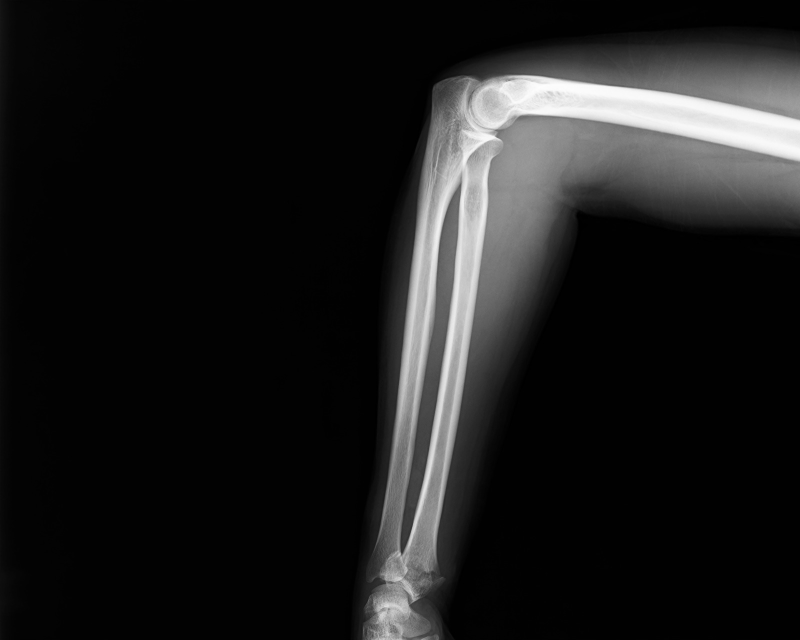
#> input picture ID002-xray.png, 1600 x 1280 px, found by its file name (shown at 1/2 size)
$ python analyze_image.py
#> lines starting #> are read from the running program, lines starting #| are printed output that depends on the picture; after the words box and inside, x2 and y2 are one past the last pixel; in counts of white or black regions, pixels touching at a corner belong together
"""
Image-processing pipeline for second-opinion visualization support.
Generates enhanced intermediate views of a radiograph to aid visual inspection.
Does not alter or destroy original pixel data - all outputs are derived copies.
"""
import os
import cv2
import numpy as np

BASE_DIR = os.path.dirname(os.path.abspath(__file__))
INPUT_PATH = os.path.join(os.path.dirname(BASE_DIR), "ID002-xray.png")

def save(name, img):
    cv2.imwrite(os.path.join(BASE_DIR, name), img)
    print(f"saved {name}  shape={img.shape}")

def main():
    original_bgr = cv2.imread(INPUT_PATH, cv2.IMREAD_COLOR)
#> original_bgr is the input picture: shape (1280, 1600, 3); min 0, max 254, mean 28.3
    if original_bgr is None:
        raise FileNotFoundError(f"Could not load image at {INPUT_PATH}")

    # 01 - original (copy, untouched)
    save("01_original.png", original_bgr)
#| saved 01_original.png  shape=(1280, 1600, 3)

    # 02 - grayscale
    gray = cv2.cvtColor(original_bgr, cv2.COLOR_BGR2GRAY)
    save("02_grayscale.png", gray)
#| saved 02_grayscale.png  shape=(1280, 1600)

    # 03 - contrast enhanced (CLAHE - adaptive histogram equalization)
    clahe = cv2.createCLAHE(clipLimit=2.5, tileGridSize=(8, 8))
    contrast_enhanced = clahe.apply(gray)
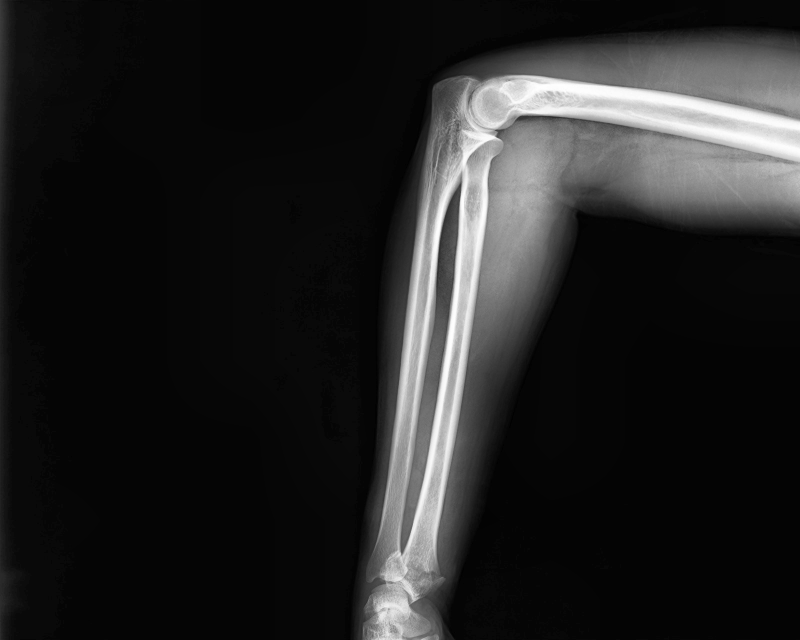
#> contrast_enhanced: shape (1280, 1600) (shown at 1/2 size); min 0, max 255, mean 35.2
    save("03_contrast_enhanced.png", contrast_enhanced)
#| saved 03_contrast_enhanced.png  shape=(1280, 1600)

    # 04 - sharpened (unsharp mask on the contrast-enhanced image)
    blurred = cv2.GaussianBlur(contrast_enhanced, (0, 0), sigmaX=3)
    sharpened = cv2.addWeighted(contrast_enhanced, 1.6, blurred, -0.6, 0)
    save("04_sharpened.png", sharpened)
#| saved 04_sharpened.png  shape=(1280, 1600)

    # 05 - edge enhanced (Canny edges overlaid on grayscale for cortical margins)
    edges = cv2.Canny(cv2.GaussianBlur(gray, (3, 3), 0), 40, 120)
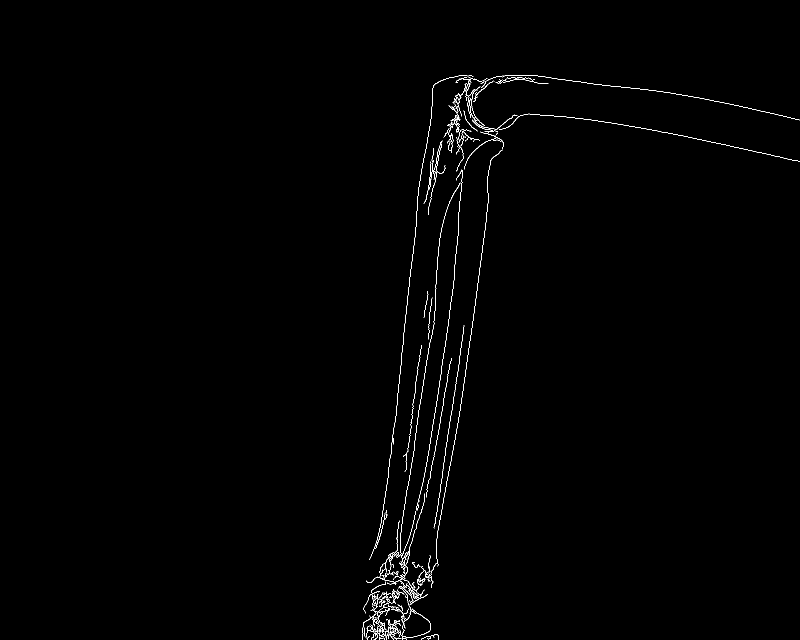
#> edges: shape (1280, 1600) (shown at 1/2 size); 0.59% white in thin lines or dots, all inside (x1, y1, x2, y2) = (724, 150, 1600, 1280)
    edge_overlay = cv2.cvtColor(gray, cv2.COLOR_GRAY2BGR)
    edge_overlay[edges > 0] = (0, 0, 255)
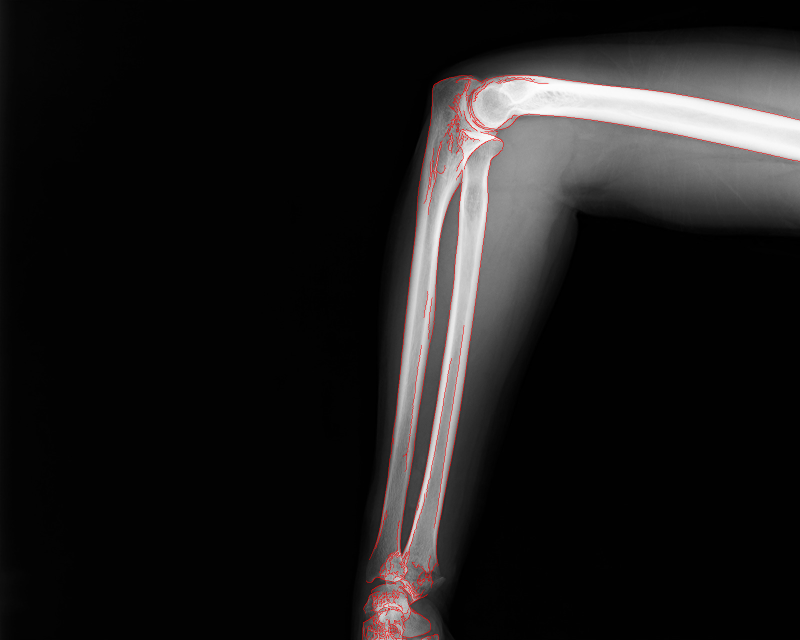
#> edge_overlay: shape (1280, 1600, 3) (shown at 1/2 size); 0.59% of pixels changed, all inside (x1, y1, x2, y2) = (724, 150, 1600, 1280)
    save("05_edge_enhanced.png", edge_overlay)
#| saved 05_edge_enhanced.png  shape=(1280, 1600, 3)

    h, w = gray.shape
#> h = 1280; w = 1600

    # 06 - zoom region 1: knee joint (proximal tibia/fibula + distal femur articulation)
    # Bright joint cluster is in the upper-left/central portion of the image.
    y0, y1 = int(h * 0.05), int(h * 0.35)
#> y0 = 64; y1 = 448
    x0, x1 = int(w * 0.45), int(w * 0.80)
#> x0 = 720; x1 = 1280
    knee_crop = contrast_enhanced[y0:y1, x0:x1]
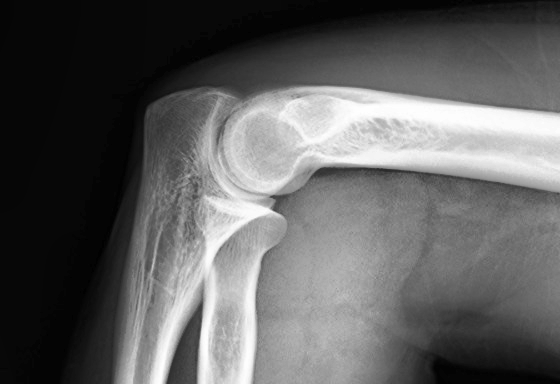
#> knee_crop: shape (384, 560); min 1, max 255, mean 95.3
    knee_crop_resized = cv2.resize(knee_crop, None, fx=2.0, fy=2.0, interpolation=cv2.INTER_CUBIC)
    save("06_zoom_region_1.png", knee_crop_resized)
#| saved 06_zoom_region_1.png  shape=(768, 1120)

    # 07 - zoom region 2: mid-to-distal tibia/fibula shaft
    y0, y1 = int(h * 0.35), int(h * 0.75)
#> y0 = 448; y1 = 960
    x0, x1 = int(w * 0.40), int(w * 0.70)
#> x0 = 640; x1 = 1120
    shaft_crop = contrast_enhanced[y0:y1, x0:x1]
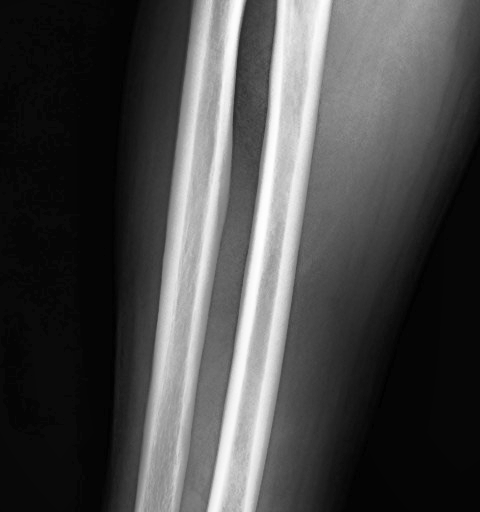
#> shaft_crop: shape (512, 480); min 1, max 255, mean 73.6
    shaft_crop_resized = cv2.resize(shaft_crop, None, fx=1.8, fy=1.8, interpolation=cv2.INTER_CUBIC)
    save("07_zoom_region_2.png", shaft_crop_resized)
#| saved 07_zoom_region_2.png  shape=(922, 864)

    # 08 - additional enhancement: bone-window pseudo-color map to highlight density
    # gradations (soft tissue vs cortical vs medullary bone) using a perceptual colormap
    norm = cv2.normalize(contrast_enhanced, None, 0, 255, cv2.NORM_MINMAX).astype(np.uint8)
    colormapped = cv2.applyColorMap(norm, cv2.COLORMAP_BONE)
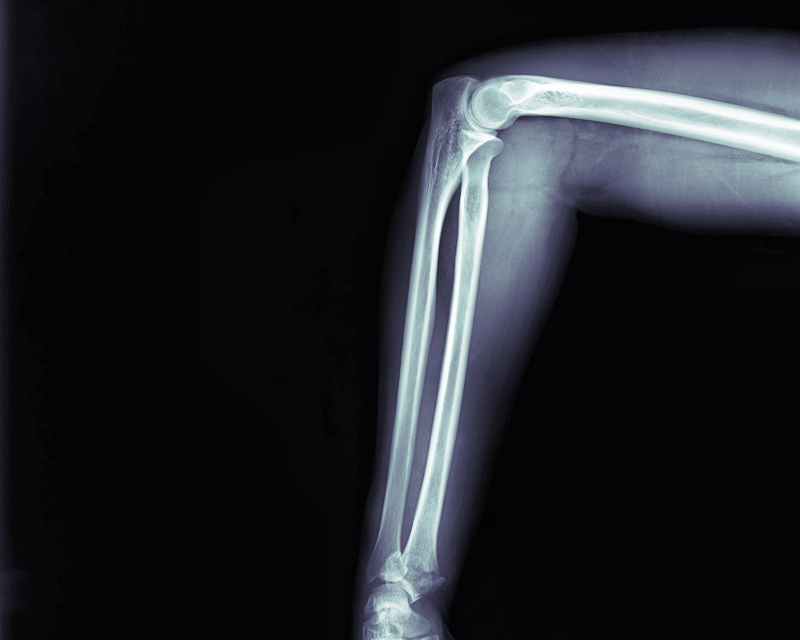
#> colormapped: shape (1280, 1600, 3) (shown at 1/2 size); mean B, G, R 39, 33.8, 31.4
    save("08_additional_enhancement.png", colormapped)
#| saved 08_additional_enhancement.png  shape=(1280, 1600, 3)

    print("Done. All outputs written to:", BASE_DIR)

if __name__ == "__main__":
    main()

$ run again, with ID001-xray.png copied over ID002-xray.png
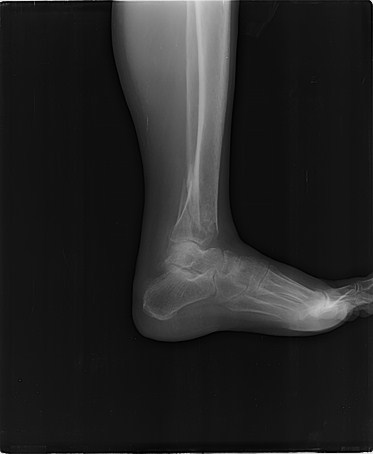
#> input picture ID001-xray.png, 373 x 454 px, found by its file name
#> in main, original_bgr is the input picture: shape (454, 373, 3); min 0, max 237, mean 36.5
#| saved 01_original.png  shape=(454, 373, 3)
#| saved 02_grayscale.png  shape=(454, 373)
#| saved 03_contrast_enhanced.png  shape=(454, 373)
#| saved 04_sharpened.png  shape=(454, 373)
#> in main, `edges = cv2.Canny(cv2.GaussianBlur(gray, (3, 3), 0), 40, 120)`:
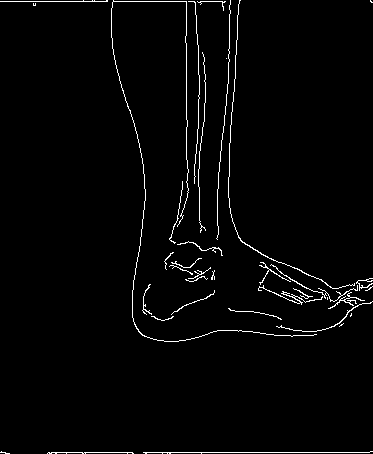
#> edges: shape (454, 373); 2.1% white in thin lines or dots
#> edge_overlay: shape (454, 373, 3); 2.11% of pixels changed, all inside (x1, y1, x2, y2) = (0, 0, 373, 454)
#| saved 05_edge_enhanced.png  shape=(454, 373, 3)
#| saved 06_zoom_region_1.png  shape=(272, 262)
#| saved 07_zoom_region_2.png  shape=(328, 202)
#> in main, `colormapped = cv2.applyColorMap(norm, cv2.COLORMAP_BONE)`:
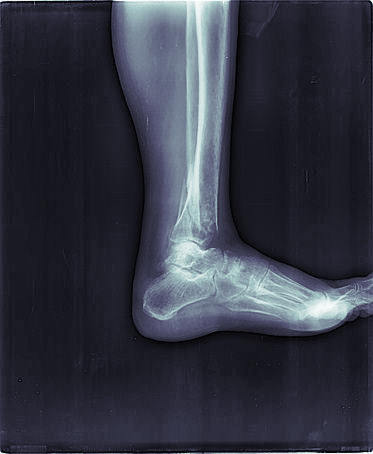
#> colormapped: shape (454, 373, 3); mean B, G, R 67, 54.2, 51.4
#| saved 08_additional_enhancement.png  shape=(454, 373, 3)

$ run again, with ID003-xray.png copied over ID002-xray.png
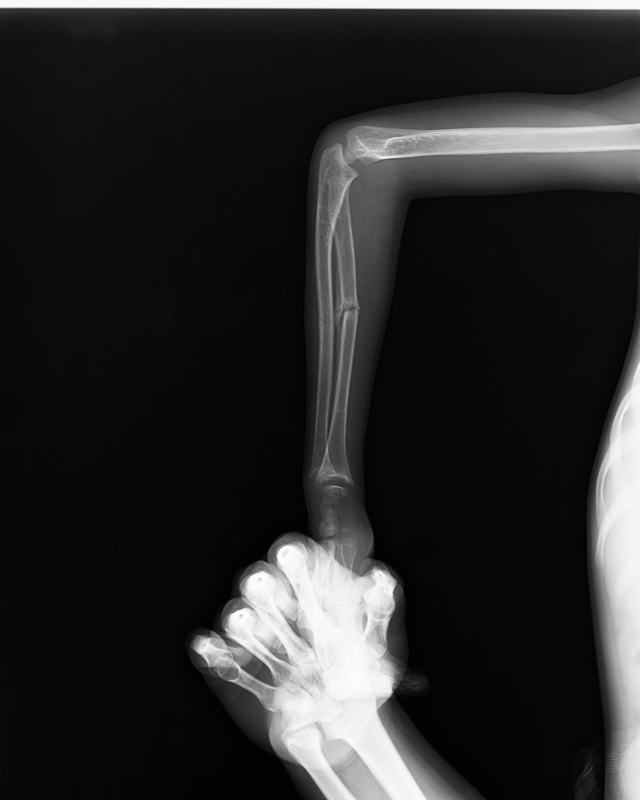
#> input picture ID003-xray.png, 1280 x 1600 px, found by its file name (shown at 1/2 size)
#> in main, original_bgr is the input picture: shape (1600, 1280, 3); min 0, max 255, mean 42
#| saved 01_original.png  shape=(1600, 1280, 3)
#| saved 02_grayscale.png  shape=(1600, 1280)
#| saved 03_contrast_enhanced.png  shape=(1600, 1280)
#| saved 04_sharpened.png  shape=(1600, 1280)
#> in main, `edges = cv2.Canny(cv2.GaussianBlur(gray, (3, 3), 0), 40, 120)`:
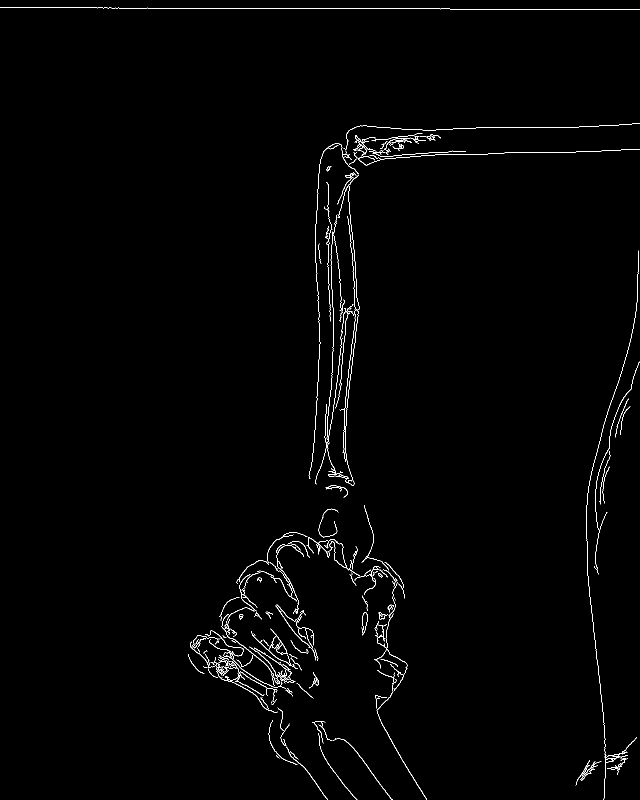
#> edges: shape (1600, 1280) (shown at 1/2 size); 0.99% white in thin lines or dots
#> edge_overlay: shape (1600, 1280, 3); 0.99% of pixels changed, all inside (x1, y1, x2, y2) = (0, 15, 1280, 1600)
#| saved 05_edge_enhanced.png  shape=(1600, 1280, 3)
#| saved 06_zoom_region_1.png  shape=(960, 896)
#| saved 07_zoom_region_2.png  shape=(1152, 691)
#> in main, `colormapped = cv2.applyColorMap(norm, cv2.COLORMAP_BONE)`:
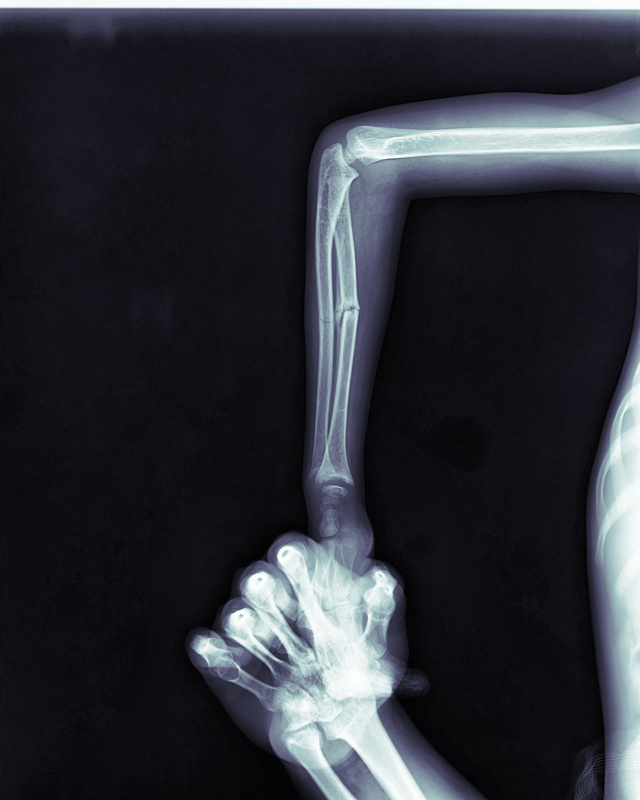
#> colormapped: shape (1600, 1280, 3) (shown at 1/2 size); mean B, G, R 56.9, 49, 46.4
#| saved 08_additional_enhancement.png  shape=(1600, 1280, 3)
